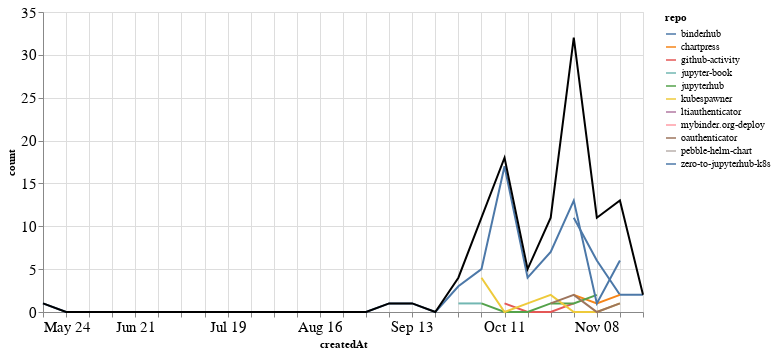

This figure's notebook cell:
### Markdown cell above
## PRs

### Code cell
prs_time = prs.groupby('repo').resample('W', on='createdAt').count()['author'].reset_index()
prs_time = prs_time.rename(columns={'author': 'count'})
prs_time_total = prs_time.groupby('createdAt').agg({"count": "sum"}).reset_index()

ch1 = alt.Chart(prs_time, width=600).mark_line().encode(
    x='createdAt',
    y='count',
    color='repo',
    tooltip="repo"
)

ch2 = alt.Chart(prs_time_total, width=600).mark_line(color="black").encode(
    x='createdAt',
    y='count',
)

ch1 + ch2

### Figure 1 — Vega-Lite specification as saved in the notebook (floating-point values rounded to 4 significant figures)
{"config": {"axisLeft": {"labelFontSize": 15}, "axisBottom": {"labelFontSize": 15}}, "layer": [{"data": {"name": "data-8e1fd5284a056ba710e0d9f17dec6fd1"}, "mark": "line", "encoding": {"color": {"type": "nominal", "field": "repo"}, "tooltip": {"type": "nominal", "field": "repo"}, "x": {"type": "temporal", "field": "createdAt"}, "y": {"type": "quantitative", "field": "count"}}, "width": 600}, {"data": {"name": "data-30ddd1d0698bb0d13316d24df955ccb9"}, "mark": {"type": "line", "color": "black"}, "encoding": {"x": {"type": "temporal", "field": "createdAt"}, "y": {"type": "quantitative", "field": "count"}}, "width": 600}], "$schema": "https://vega.github.io/schema/vega-lite/v4.8.1.json", "datasets": {"data-8e1fd5284a056ba710e0d9f17dec6fd1": [{"repo": "binderhub", "createdAt": "2020-11-01T00:00:00", "count": 11}, {"repo": "binderhub", "createdAt": "2020-11-08T00:00:00", "count": 6}, {"repo": "binderhub", "createdAt": "2020-11-15T00:00:00", "count": 2}, {"repo": "binderhub", "createdAt": "2020-11-22T00:00:00", "count": 2}, {"repo": "chartpress", "createdAt": "2020-11-01T00:00:00", "count": 2}, {"repo": "chartpress", "createdAt": "2020-11-08T00:00:00", "count": 1}, {"repo": "chartpress", "createdAt": "2020-11-15T00:00:00", "count": 2}, {"repo": "github-activity", "createdAt": "2020-10-11T00:00:00", "count": 1}, {"repo": "github-activity", "createdAt": "2020-10-18T00:00:00", "count": 0}, {"repo": "github-activity", "createdAt": "2020-10-25T00:00:00", "count": 0}, {"repo": "github-activity", "createdAt": "2020-11-01T00:00:00", "count": 1}, {"repo": "jupyter-book", "createdAt": "2020-09-27T00:00:00", "count": 1}, {"repo": "jupyter-book", "createdAt": "2020-10-04T00:00:00", "count": 1}, {"repo": "jupyterhub", "createdAt": "2020-10-04T00:00:00", "count": 1}, {"repo": "jupyterhub", "createdAt": "2020-10-11T00:00:00", "count": 0}, {"repo": "jupyterhub", "createdAt": "2020-10-18T00:00:00", "count": 0}, {"repo": "jupyterhub", "createdAt": "2020-10-25T00:00:00", "count": 1}, {"repo": "jupyterhub", "createdAt": "2020-11-01T00:00:00", "count": 1}, {"repo": "jupyterhub", "createdAt": "2020-11-08T00:00:00", "count": 2}, {"repo": "kubespawner", "createdAt": "2020-10-04T00:00:00", "count": 4}, {"repo": "kubespawner", "createdAt": "2020-10-11T00:00:00", "count": 0}, {"repo": "kubespawner", "createdAt": "2020-10-18T00:00:00", "count": 1}, {"repo": "kubespawner", "createdAt": "2020-10-25T00:00:00", "count": 2}, {"repo": "kubespawner", "createdAt": "2020-11-01T00:00:00", "count": 0}, {"repo": "kubespawner", "createdAt": "2020-11-08T00:00:00", "count": 0}, {"repo": "kubespawner", "createdAt": "2020-11-15T00:00:00", "count": 1}, {"repo": "ltiauthenticator", "createdAt": "2020-11-15T00:00:00", "count": 1}, {"repo": "mybinder.org-deploy", "createdAt": "2020-11-01T00:00:00", "count": 2}, {"repo": "oauthenticator", "createdAt": "2020-10-25T00:00:00", "count": 1}, {"repo": "oauthenticator", "createdAt": "2020-11-01T00:00:00", "count": 2}, {"repo": "oauthenticator", "createdAt": "2020-11-08T00:00:00", "count": 0}, {"repo": "oauthenticator", "createdAt": "2020-11-15T00:00:00", "count": 1}, {"repo": "pebble-helm-chart", "createdAt": "2020-11-08T00:00:00", "count": 1}, {"repo": "zero-to-jupyterhub-k8s", "createdAt": "2020-05-24T00:00:00", "count": 1}, {"repo": "zero-to-jupyterhub-k8s", "createdAt": "2020-05-31T00:00:00", "count": 0}, {"repo": "zero-to-jupyterhub-k8s", "createdAt": "2020-06-07T00:00:00", "count": 0}, {"repo": "zero-to-jupyterhub-k8s", "createdAt": "2020-06-14T00:00:00", "count": 0}, {"repo": "zero-to-jupyterhub-k8s", "createdAt": "2020-06-21T00:00:00", "count": 0}, {"repo": "zero-to-jupyterhub-k8s", "createdAt": "2020-06-28T00:00:00", "count": 0}, {"repo": "zero-to-jupyterhub-k8s", "createdAt": "2020-07-05T00:00:00", "count": 0}, {"repo": "zero-to-jupyterhub-k8s", "createdAt": "2020-07-12T00:00:00", "count": 0}, {"repo": "zero-to-jupyterhub-k8s", "createdAt": "2020-07-19T00:00:00", "count": 0}, {"repo": "zero-to-jupyterhub-k8s", "createdAt": "2020-07-26T00:00:00", "count": 0}, {"repo": "zero-to-jupyterhub-k8s", "createdAt": "2020-08-02T00:00:00", "count": 0}, {"repo": "zero-to-jupyterhub-k8s", "createdAt": "2020-08-09T00:00:00", "count": 0}, {"repo": "zero-to-jupyterhub-k8s", "createdAt": "2020-08-16T00:00:00", "count": 0}, {"repo": "zero-to-jupyterhub-k8s", "createdAt": "2020-08-23T00:00:00", "count": 0}, {"repo": "zero-to-jupyterhub-k8s", "createdAt": "2020-08-30T00:00:00", "count": 0}, {"repo": "zero-to-jupyterhub-k8s", "createdAt": "2020-09-06T00:00:00", "count": 1}, {"repo": "zero-to-jupyterhub-k8s", "createdAt": "2020-09-13T00:00:00", "count": 1}, {"repo": "zero-to-jupyterhub-k8s", "createdAt": "2020-09-20T00:00:00", "count": 0}, {"repo": "zero-to-jupyterhub-k8s", "createdAt": "2020-09-27T00:00:00", "count": 3}, {"repo": "zero-to-jupyterhub-k8s", "createdAt": "2020-10-04T00:00:00", "count": 5}, {"repo": "zero-to-jupyterhub-k8s", "createdAt": "2020-10-11T00:00:00", "count": 17}, {"repo": "zero-to-jupyterhub-k8s", "createdAt": "2020-10-18T00:00:00", "count": 4}, {"repo": "zero-to-jupyterhub-k8s", "createdAt": "2020-10-25T00:00:00", "count": 7}, {"repo": "zero-to-jupyterhub-k8s", "createdAt": "2020-11-01T00:00:00", "count": 13}, {"repo": "zero-to-jupyterhub-k8s", "createdAt": "2020-11-08T00:00:00", "count": 1}, {"repo": "zero-to-jupyterhub-k8s", "createdAt": "2020-11-15T00:00:00", "count": 6}], "data-30ddd1d0698bb0d13316d24df955ccb9": [{"createdAt": "2020-05-24T00:00:00", "count": 1}, {"createdAt": "2020-05-31T00:00:00", "count": 0}, {"createdAt": "2020-06-07T00:00:00", "count": 0}, {"createdAt": "2020-06-14T00:00:00", "count": 0}, {"createdAt": "2020-06-21T00:00:00", "count": 0}, {"createdAt": "2020-06-28T00:00:00", "count": 0}, {"createdAt": "2020-07-05T00:00:00", "count": 0}, {"createdAt": "2020-07-12T00:00:00", "count": 0}, {"createdAt": "2020-07-19T00:00:00", "count": 0}, {"createdAt": "2020-07-26T00:00:00", "count": 0}, {"createdAt": "2020-08-02T00:00:00", "count": 0}, {"createdAt": "2020-08-09T00:00:00", "count": 0}, {"createdAt": "2020-08-16T00:00:00", "count": 0}, {"createdAt": "2020-08-23T00:00:00", "count": 0}, {"createdAt": "2020-08-30T00:00:00", "count": 0}, {"createdAt": "2020-09-06T00:00:00", "count": 1}, {"createdAt": "2020-09-13T00:00:00", "count": 1}, {"createdAt": "2020-09-20T00:00:00", "count": 0}, {"createdAt": "2020-09-27T00:00:00", "count": 4}, {"createdAt": "2020-10-04T00:00:00", "count": 11}, {"createdAt": "2020-10-11T00:00:00", "count": 18}, {"createdAt": "2020-10-18T00:00:00", "count": 5}, {"createdAt": "2020-10-25T00:00:00", "count": 11}, {"createdAt": "2020-11-01T00:00:00", "count": 32}, {"createdAt": "2020-11-08T00:00:00", "count": 11}, {"createdAt": "2020-11-15T00:00:00", "count": 13}, {"createdAt": "2020-11-22T00:00:00", "count": 2}]}}
